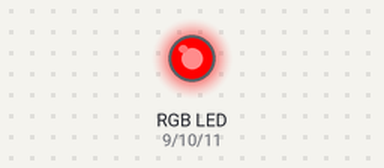
This sketch was run on a simulated Arduino Uno, built with avr-gcc and run on an emulated ATmega328P. Parts: an RGB LED mixed from three pins (HIGH = lit). Dim RGB values are drawn brighter than linear.

Above: at 0.05 s.
At 1.75 s:
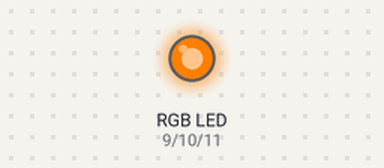
At 2.6 s:
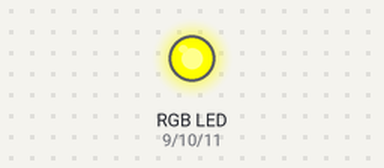
At 3.5 s:
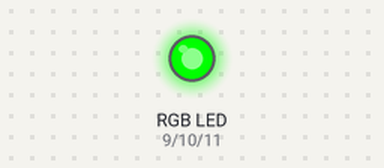
At 5.25 s:
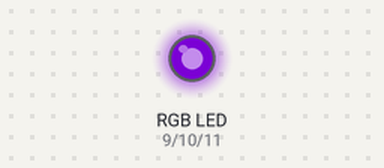
At 7.0 s:
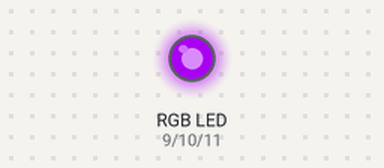
Timing chart, 0 to 9.1 s (numbered marks = the images above):
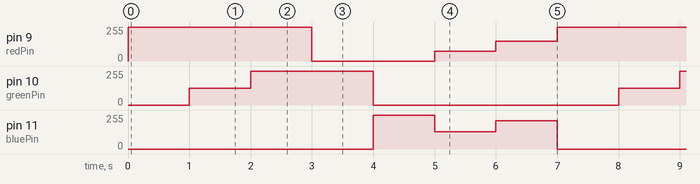

The sketch:

RGBLED_01.ino
```cpp
// RGB LED 핀 정의
const int redPin = 9;    // D9에 Red 연결
const int greenPin = 10; // D10에 Green 연결
const int bluePin = 11;  // D11에 Blue 연결

void setup() {
  // 핀을 출력 모드로 설정
  pinMode(redPin, OUTPUT);
  pinMode(greenPin, OUTPUT);
  pinMode(bluePin, OUTPUT);
}

void loop() {
  // 무지개 색상 순서대로 표시
  setColor(255, 0, 0);    // 빨강
  delay(1000);

  setColor(255, 127, 0);  // 주황
  delay(1000);

  setColor(255, 255, 0);  // 노랑
  delay(1000);

  setColor(0, 255, 0);    // 초록
  delay(1000);

  setColor(0, 0, 255);    // 파랑
  delay(1000);

  setColor(75, 0, 130);   // 남색
  delay(1000);

  setColor(148, 0, 211);  // 보라
  delay(1000);
}

// RGB 색상을 설정하는 함수
void setColor(int red, int green, int blue) {
  analogWrite(redPin, red);
  analogWrite(greenPin, green);
  analogWrite(bluePin, blue);
}
```

Measured:
- by itself, pin 9 (redPin): repeats every 7.0 s: 0/255 2.0 s, 75/255 1.0 s, 148/255 1.0 s, 255/255 3.0 s
- by itself, pin 10 (greenPin): repeats every 7.0 s: 255/255 2.0 s, 0/255 4.0 s, 127/255 1.0 s
- by itself, pin 11 (bluePin): repeats every 7.0 s: 130/255 1.0 s, 211/255 1.0 s, 0/255 4.0 s, 255/255 1.0 s
